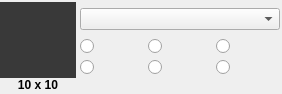
<?xml version="1.0" encoding="UTF-8"?>
<ui version="4.0">
 <class>ContextPaneWidgetImage</class>
 <widget class="QWidget" name="ContextPaneWidgetImage">
  <property name="geometry">
   <rect>
    <x>0</x>
    <y>0</y>
    <width>282</width>
    <height>93</height>
   </rect>
  </property>
  <property name="windowTitle">
   <string>Form</string>
  </property>
  <layout class="QGridLayout" name="gridLayout">
   <property name="leftMargin">
    <number>0</number>
   </property>
   <property name="topMargin">
    <number>2</number>
   </property>
   <property name="rightMargin">
    <number>2</number>
   </property>
   <property name="bottomMargin">
    <number>2</number>
   </property>
   <property name="horizontalSpacing">
    <number>4</number>
   </property>
   <property name="verticalSpacing">
    <number>0</number>
   </property>
   <item row="0" column="1" colspan="3">
    <widget class="QmlEditorWidgets::FileWidget" name="fileWidget">
     <property name="sizePolicy">
      <sizepolicy hsizetype="Expanding" vsizetype="Fixed">
       <horstretch>0</horstretch>
       <verstretch>0</verstretch>
      </sizepolicy>
     </property>
     <property name="minimumSize">
      <size>
       <width>200</width>
       <height>0</height>
      </size>
     </property>
     <property name="maximumSize">
      <size>
       <width>200</width>
       <height>16777215</height>
      </size>
     </property>
    </widget>
   </item>
   <item row="1" column="1">
    <widget class="QRadioButton" name="stretchRadioButton">
     <property name="toolTip">
      <string>The image is scaled to fit.</string>
     </property>
     <property name="text">
      <string/>
     </property>
     <property name="icon">
      <iconset resource="resources.qrc">
       <normaloff>:/qmldesigner/images/scale-icon.png</normaloff>:/qmldesigner/images/scale-icon.png</iconset>
     </property>
     <property name="iconSize">
      <size>
       <width>24</width>
       <height>24</height>
      </size>
     </property>
    </widget>
   </item>
   <item row="1" column="2">
    <widget class="QRadioButton" name="horizontalStretchRadioButton">
     <property name="toolTip">
      <string>The image is stretched horizontally and tiled vertically.</string>
     </property>
     <property name="text">
      <string/>
     </property>
     <property name="icon">
      <iconset resource="resources.qrc">
       <normaloff>:/qmldesigner/images/horizontal-scale-icon.png</normaloff>:/qmldesigner/images/horizontal-scale-icon.png</iconset>
     </property>
     <property name="iconSize">
      <size>
       <width>24</width>
       <height>24</height>
      </size>
     </property>
    </widget>
   </item>
   <item row="1" column="3">
    <widget class="QRadioButton" name="verticalStretchRadioButton">
     <property name="toolTip">
      <string>The image is stretched vertically and tiled horizontally.</string>
     </property>
     <property name="text">
      <string/>
     </property>
     <property name="icon">
      <iconset resource="resources.qrc">
       <normaloff>:/qmldesigner/images/vertical-scale-icon.png</normaloff>:/qmldesigner/images/vertical-scale-icon.png</iconset>
     </property>
     <property name="iconSize">
      <size>
       <width>24</width>
       <height>24</height>
      </size>
     </property>
    </widget>
   </item>
   <item row="2" column="1">
    <widget class="QRadioButton" name="tileRadioButton">
     <property name="toolTip">
      <string>The image is duplicated horizontally and vertically.</string>
     </property>
     <property name="text">
      <string/>
     </property>
     <property name="icon">
      <iconset resource="resources.qrc">
       <normaloff>:/qmldesigner/images/tile-icon.png</normaloff>:/qmldesigner/images/tile-icon.png</iconset>
     </property>
     <property name="iconSize">
      <size>
       <width>24</width>
       <height>24</height>
      </size>
     </property>
    </widget>
   </item>
   <item row="2" column="2">
    <widget class="QRadioButton" name="preserveAspectFitRadioButton">
     <property name="toolTip">
      <string>The image is scaled uniformly to fit without cropping.</string>
     </property>
     <property name="text">
      <string/>
     </property>
     <property name="icon">
      <iconset resource="resources.qrc">
       <normaloff>:/qmldesigner/images/aspect-fit-icon.png</normaloff>:/qmldesigner/images/aspect-fit-icon.png</iconset>
     </property>
     <property name="iconSize">
      <size>
       <width>24</width>
       <height>24</height>
      </size>
     </property>
    </widget>
   </item>
   <item row="2" column="3">
    <widget class="QRadioButton" name="cropAspectFitRadioButton">
     <property name="toolTip">
      <string>The image is scaled uniformly to fill, cropping if necessary.</string>
     </property>
     <property name="text">
      <string/>
     </property>
     <property name="icon">
      <iconset resource="resources.qrc">
       <normaloff>:/qmldesigner/images/aspect-crop-icon.png</normaloff>:/qmldesigner/images/aspect-crop-icon.png</iconset>
     </property>
     <property name="iconSize">
      <size>
       <width>24</width>
       <height>24</height>
      </size>
     </property>
    </widget>
   </item>
   <item row="0" column="0" rowspan="3">
    <widget class="QLabel" name="label">
     <property name="minimumSize">
      <size>
       <width>76</width>
       <height>76</height>
      </size>
     </property>
     <property name="maximumSize">
      <size>
       <width>76</width>
       <height>76</height>
      </size>
     </property>
     <property name="palette">
      <palette>
       <active>
        <colorrole role="Base">
         <brush brushstyle="SolidPattern">
          <color alpha="255">
           <red>255</red>
           <green>255</green>
           <blue>255</blue>
          </color>
         </brush>
        </colorrole>
        <colorrole role="Window">
         <brush brushstyle="SolidPattern">
          <color alpha="255">
           <red>57</red>
           <green>57</green>
           <blue>57</blue>
          </color>
         </brush>
        </colorrole>
       </active>
       <inactive>
        <colorrole role="Base">
         <brush brushstyle="SolidPattern">
          <color alpha="255">
           <red>255</red>
           <green>255</green>
           <blue>255</blue>
          </color>
         </brush>
        </colorrole>
        <colorrole role="Window">
         <brush brushstyle="SolidPattern">
          <color alpha="255">
           <red>57</red>
           <green>57</green>
           <blue>57</blue>
          </color>
         </brush>
        </colorrole>
       </inactive>
       <disabled>
        <colorrole role="Base">
         <brush brushstyle="SolidPattern">
          <color alpha="255">
           <red>57</red>
           <green>57</green>
           <blue>57</blue>
          </color>
         </brush>
        </colorrole>
        <colorrole role="Window">
         <brush brushstyle="SolidPattern">
          <color alpha="255">
           <red>57</red>
           <green>57</green>
           <blue>57</blue>
          </color>
         </brush>
        </colorrole>
       </disabled>
      </palette>
     </property>
     <property name="autoFillBackground">
      <bool>true</bool>
     </property>
     <property name="text">
      <string/>
     </property>
     <property name="alignment">
      <set>Qt::AlignLeading|Qt::AlignLeft|Qt::AlignTop</set>
     </property>
    </widget>
   </item>
   <item row="3" column="0">
    <widget class="QLabel" name="sizeLabel">
     <property name="font">
      <font>
       <weight>75</weight>
       <bold>true</bold>
      </font>
     </property>
     <property name="text">
      <string>10 x 10</string>
     </property>
     <property name="alignment">
      <set>Qt::AlignCenter</set>
     </property>
    </widget>
   </item>
  </layout>
 </widget>
 <customwidgets>
  <customwidget>
   <class>QmlEditorWidgets::FileWidget</class>
   <extends>QComboBox</extends>
   <header location="global">qmleditorwidgets/filewidget.h</header>
  </customwidget>
 </customwidgets>
 <resources>
  <include location="resources.qrc"/>
 </resources>
 <connections/>
</ui>
